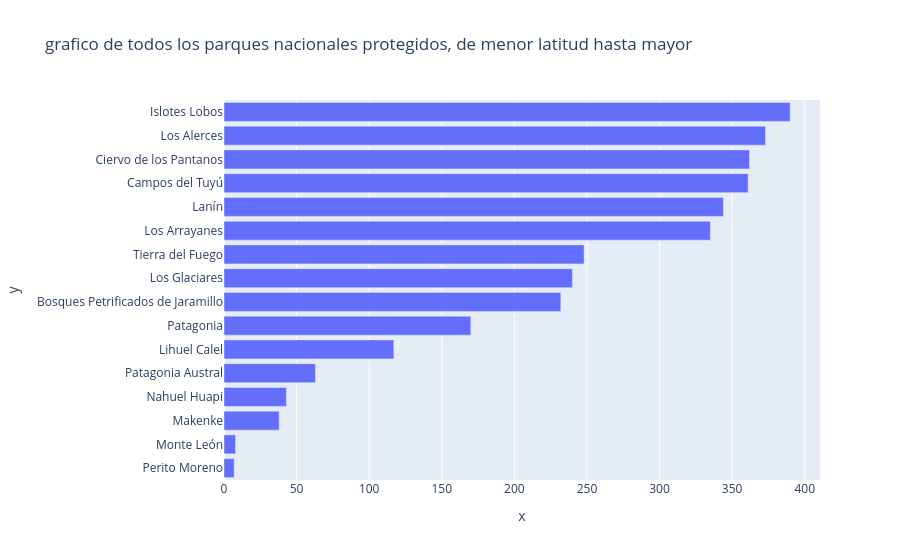

Notebook code cell kept with this figure:
### Markdown cell above
Resp:

### Code cell
filtr1 = area[(area["tap"] == 1)&(area.jap == 2)]
filtr2 = filtr1[filtr1["lat"] < -34]
filtr3 = filtr2["nam"]
dig = px.bar(
    filtr3, y = filtr3.values, x = filtr3.index, title = "grafico de todos los parques nacionales protegidos, de menor latitud hasta mayor")
dig.show()

### Figure 1 — Plotly figure (JSON) as saved in the notebook; plotly's stock layout.template omitted (floating-point values rounded to 4 significant figures)
{"data": [{"hovertemplate": "x=%{x}<br>y=%{y}<extra></extra>", "legendgroup": "", "marker": {"color": "#636efa", "pattern": {"shape": ""}}, "name": "", "orientation": "h", "showlegend": false, "textposition": "auto", "type": "bar", "x": [7, 8, 38, 43, 63, 117, 170, 232, 240, 248, 335, 344, 361, 362, 373, 390], "xaxis": "x", "y": ["Perito Moreno", "Monte León", "Makenke", "Nahuel Huapi", "Patagonia Austral", "Lihuel Calel", "Patagonia", "Bosques Petrificados de Jaramillo", "Los Glaciares", "Tierra del Fuego", "Los Arrayanes", "Lanín", "Campos del Tuyú", "Ciervo de los Pantanos", "Los Alerces", "Islotes Lobos"], "yaxis": "y"}], "layout": {"barmode": "relative", "legend": {"tracegroupgap": 0}, "title": {"text": "grafico de todos los parques nacionales protegidos, de menor latitud hasta mayor"}, "xaxis": {"anchor": "y", "domain": [0, 1], "title": {"text": "x"}}, "yaxis": {"anchor": "x", "domain": [0, 1], "title": {"text": "y"}}}}
